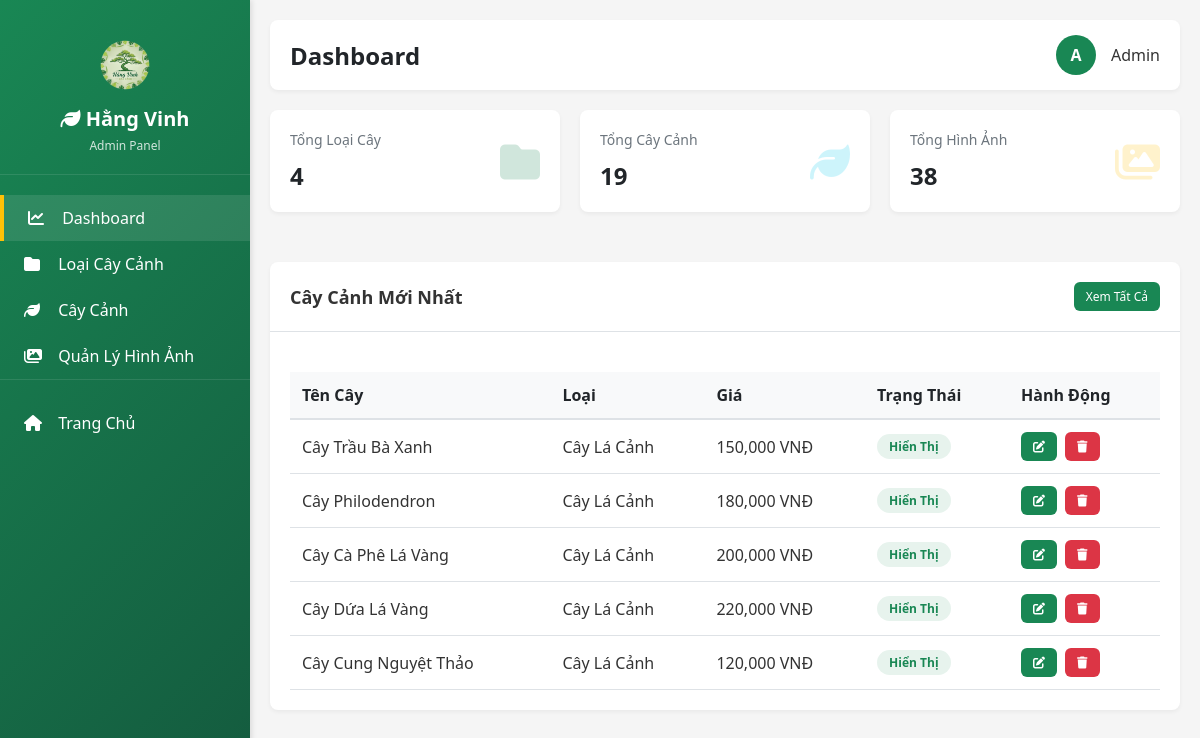
The app's page /admin/index.php with its own data.
### tables this page shows
CREATE TABLE IF NOT EXISTS products (
    id INT PRIMARY KEY AUTO_INCREMENT,
    category_id INT NOT NULL,
    name VARCHAR(255) NOT NULL,
    slug VARCHAR(255) NOT NULL UNIQUE,
    short_description TEXT,
    description LONGTEXT,
    price DECIMAL(10, 2) NOT NULL,
    discount_price DECIMAL(10, 2),
    is_featured TINYINT DEFAULT 0,
    created_at TIMESTAMP DEFAULT CURRENT_TIMESTAMP,
    updated_at TIMESTAMP DEFAULT CURRENT_TIMESTAMP ON UPDATE CURRENT_TIMESTAMP,
    status TINYINT DEFAULT 1,
    FOREIGN KEY (category_id) REFERENCES categories(id) ON DELETE CASCADE
);

CREATE TABLE IF NOT EXISTS categories (
    id INT PRIMARY KEY AUTO_INCREMENT,
    name VARCHAR(255) NOT NULL,
    slug VARCHAR(255) NOT NULL UNIQUE,
    description TEXT,
    image VARCHAR(255),
    created_at TIMESTAMP DEFAULT CURRENT_TIMESTAMP,
    updated_at TIMESTAMP DEFAULT CURRENT_TIMESTAMP ON UPDATE CURRENT_TIMESTAMP,
    status TINYINT DEFAULT 1
);

### includes/functions.php (called while the page is built, shortened)
<?php
function formatPrice($price) {
    $formatted = number_format($price, 0, '.', ',');
    return $formatted;
}

### admin/index.php (the view, shortened to what this page needs)
<?php
require_once '../includes/config.php';
require_once '../includes/functions.php';
?>
<!DOCTYPE html>
<html lang="vi">
<head>
    <link rel="stylesheet" href="https://cdnjs.cloudflare.com/ajax/libs/font-awesome/6.4.0/css/all.min.css">
    <link rel="stylesheet" href="css/admin.css">
</head>
<body>
    <div class="admin-container">
        <aside class="sidebar">
            <div class="sidebar-logo">
                <img src="<?php echo BASE_URL; ?>img/hangvinh_icon.png" alt="Hằng Vinh" style="height: 50px; margin-bottom: 10px;">
                <h2><i class="fas fa-leaf"></i> Hằng Vinh</h2>
                <p>Admin Panel</p>
            </div>
            <ul class="sidebar-menu">
                <li>
                    <a href="<?php echo ADMIN_URL; ?>" class="active">
                        <i class="fas fa-chart-line"></i>
                        Dashboard
                    </a>
                </li>
                <li>
                    <a href="<?php echo ADMIN_URL; ?>categories.php">
                        <i class="fas fa-folder"></i>
                        Loại Cây Cảnh
                    </a>
                </li>
                <li>
                    <a href="<?php echo ADMIN_URL; ?>products.php">
                        <i class="fas fa-leaf"></i>
                        Cây Cảnh
                    </a>
                </li>
                <li>
                    <a href="<?php echo ADMIN_URL; ?>images.php">
                        <i class="fas fa-images"></i>
                        Quản Lý Hình Ảnh
                    </a>
                </li>
                <li style="margin-top: auto; padding-top: 20px; border-top: 1px solid rgba(255,255,255,0.1);">
                    <a href="/caycanhhangvinh/">
                        <i class="fas fa-home"></i>
                        Trang Chủ
                    </a>
                </li>
            </ul>
        </aside>
        <main class="main-content">
            <div class="header-top">
                <div>
                    <h1>Dashboard</h1>
                </div>
                <div class="user-info">
                    <div class="user-avatar">A</div>
                    <div>Admin</div>
                </div>
            </div>
            <div style="display: grid; grid-template-columns: repeat(auto-fit, minmax(250px, 1fr)); gap: 20px;">
                <div class="card">
                    <div class="card-body">
                        <div style="display: flex; align-items: center; justify-content: space-between;">
                            <div>
                                <p style="margin: 0; color: var(--secondary-color); font-size: 14px;">Tổng Loại Cây</p>
                                <h2 style="margin: 10px 0 0 0; color: var(--dark-color);">
                                    <?php
                                    $result = $conn->query("SELECT COUNT(*) as total FROM categories WHERE status = 1");
                                    $row = $result->fetch_assoc();
                                    echo $row['total'];
                                    ?>
                                </h2>
                            </div>
                            <div style="font-size: 40px; color: var(--primary-color); opacity: 0.2;">
                                <i class="fas fa-folder"></i>
                            </div>
                        </div>
                    </div>
                </div>
                <div class="card">
                    <div class="card-body">
                        <div style="display: flex; align-items: center; justify-content: space-between;">
                            <div>
                                <p style="margin: 0; color: var(--secondary-color); font-size: 14px;">Tổng Cây Cảnh</p>
                                <h2 style="margin: 10px 0 0 0; color: var(--dark-color);">
                                    <?php
                                    $result = $conn->query("SELECT COUNT(*) as total FROM products WHERE status = 1");
                                    $row = $result->fetch_assoc();
                                    echo $row['total'];
                                    ?>
                                </h2>
                            </div>
                            <div style="font-size: 40px; color: var(--info-color); opacity: 0.2;">
                                <i class="fas fa-leaf"></i>
                            </div>
                        </div>
                    </div>
                </div>
                <div class="card">
                    <div class="card-body">
                        <div style="display: flex; align-items: center; justify-content: space-between;">
                            <div>
                                <p style="margin: 0; color: var(--secondary-color); font-size: 14px;">Tổng Hình Ảnh</p>
                                <h2 style="margin: 10px 0 0 0; color: var(--dark-color);">
                                    <?php
                                    $result = $conn->query("SELECT COUNT(*) as total FROM product_images");
                                    $row = $result->fetch_assoc();
                                    echo $row['total'];
                                    ?>
                                </h2>
                            </div>
                            <div style="font-size: 40px; color: var(--warning-color); opacity: 0.2;">
                                <i class="fas fa-images"></i>
                            </div>
                        </div>
                    </div>
                </div>
            </div>
            <div class="card" style="margin-top: 30px;">
                <div class="card-header">
                    <h2>Cây Cảnh Mới Nhất</h2>
                    <a href="products.php" class="btn btn-primary btn-sm">Xem Tất Cả</a>
                </div>
                <div class="card-body">
                    <div class="table-responsive">
                        <table class="table">
                            <thead>
                                <tr>
                                    <th>Tên Cây</th>
                                    <th>Loại</th>
                                    <th>Giá</th>
                                    <th>Trạng Thái</th>
                                    <th>Hành Động</th>
                                </tr>
                            </thead>
                            <tbody>
                                <?php
                                $query = "SELECT p.*, c.name as category_name FROM products p
                                         JOIN categories c ON p.category_id = c.id
                                         ORDER BY p.created_at DESC LIMIT 5";
                                $result = $conn->query($query);
                                if ($result->num_rows > 0) {
                                    while ($row = $result->fetch_assoc()) {
                                        ?>
                                        <tr>
                                            <td><?php echo htmlspecialchars($row['name']); ?></td>
                                            <td><?php echo htmlspecialchars($row['category_name']); ?></td>
                                            <td><?php echo formatPrice($row['price']); ?> VNĐ</td>
                                            <td>
                                                <span class="badge <?php echo $row['status'] ? 'badge-success' : 'badge-danger'; ?>">
                                                    <?php echo $row['status'] ? 'Hiển Thị' : 'Ẩn'; ?>
                                                </span>
                                            </td>
                                            <td>
                                                <div class="table-actions">
                                                    <a href="<?php echo ADMIN_URL; ?>edit-product.php?id=<?php echo $row['id']; ?>" class="btn btn-primary btn-sm">
                                                        <i class="fas fa-edit"></i>
                                                    </a>
                                                    <a href="<?php echo ADMIN_URL; ?>products.php?delete=<?php echo $row['id']; ?>" class="btn btn-danger btn-sm" onclick="return confirm('Bạn chắc chắn muốn xóa?');">
                                                        <i class="fas fa-trash"></i>
                                                    </a>
                                                </div>
                                            </td>
                                        </tr>
                                        <?php
                                    }
                                } else {
                                    echo '<tr><td colspan="5" class="text-center">Chưa có cây cảnh nào</td></tr>';
                                }
                                ?>
                            </tbody>
                        </table>
                    </div>
                </div>
            </div>
        </main>
    </div>
</body>
</html>

### admin/css/admin.css (style rules this page uses)
* { margin: 0; padding: 0; box-sizing: border-box; }
:root { --primary-color: #198754; --secondary-color: #6c757d; --danger-color: #dc3545; --warning-color: #ffc107; --info-color: #0dcaf0; --light-color: #f8f9fa; --dark-color: #212529; --border-color: #dee2e6; }
body { font-family: 'Segoe UI', Tahoma, Geneva, Verdana, sans-serif; background-color: #f5f5f5; color: #333; }
.admin-container { display: flex; min-height: 100vh; }
.sidebar { width: 250px; background: linear-gradient(135deg, var(--primary-color) 0%, #145a3e 100%); color: white; padding: 20px 0; position: fixed; height: 100vh; overflow-y: auto; box-shadow: 2px 0 5px rgba(0,0,0,0.1); }
.sidebar-logo { padding: 20px; text-align: center; border-bottom: 1px solid rgba(255,255,255,0.1); margin-bottom: 20px; }
.sidebar-logo h2 { font-size: 20px; margin-bottom: 5px; }
.sidebar-logo p { font-size: 12px; opacity: 0.8; }
.sidebar-menu { list-style: none; }
.sidebar-menu li { margin: 0; }
.sidebar-menu a { display: block; padding: 12px 20px; color: white; text-decoration: none; transition: all 0.3s; border-left: 4px solid transparent; }
.sidebar-menu a:hover, .sidebar-menu a.active { background-color: rgba(255,255,255,0.1); border-left-color: #ffc107; padding-left: 24px; }
.sidebar-menu i { margin-right: 10px; width: 20px; }
.main-content { margin-left: 250px; flex: 1; padding: 20px; }
.header-top { background: white; padding: 15px 20px; border-radius: 8px; margin-bottom: 20px; display: flex; justify-content: space-between; align-items: center; box-shadow: 0 2px 4px rgba(0,0,0,0.05); }
.header-top h1 { font-size: 24px; color: var(--dark-color); }
.user-info { display: flex; align-items: center; gap: 15px; }
.user-avatar { width: 40px; height: 40px; border-radius: 50%; background: var(--primary-color); color: white; display: flex; align-items: center; justify-content: center; font-weight: bold; }
.card { background: white; border-radius: 8px; box-shadow: 0 2px 4px rgba(0,0,0,0.05); margin-bottom: 20px; }
.card-header { padding: 20px; border-bottom: 1px solid var(--border-color); display: flex; justify-content: space-between; align-items: center; }
.card-header h2 { font-size: 18px; margin: 0; }
.card-body { padding: 20px; }
.btn { padding: 10px 20px; border: none; border-radius: 6px; font-size: 14px; font-weight: 500; cursor: pointer; transition: all 0.3s; display: inline-block; text-decoration: none; text-align: center; }
.btn-primary { background-color: var(--primary-color); color: white; }
.btn-danger { background-color: var(--danger-color); color: white; }
.btn-sm { padding: 6px 12px; font-size: 12px; }
.table { width: 100%; border-collapse: collapse; margin-top: 20px; }
.table thead { background-color: var(--light-color); }
.table th { padding: 12px; text-align: left; font-weight: 600; color: var(--dark-color); border-bottom: 2px solid var(--border-color); }
.table td { padding: 12px; border-bottom: 1px solid var(--border-color); }
.table-actions { display: flex; gap: 8px; }
.badge { display: inline-block; padding: 4px 12px; border-radius: 20px; font-size: 12px; font-weight: 600; }
.badge-success { background-color: rgba(25, 135, 84, 0.1); color: var(--primary-color); }

### records on screen
products: name "Cây Trầu Bà Xanh", category.name "Cây Lá Cảnh", price "150,000", status "Hiển Thị"
products: name "Cây Philodendron", category.name "Cây Lá Cảnh", price "180,000", status "Hiển Thị"
products: name "Cây Cà Phê Lá Vàng", category.name "Cây Lá Cảnh", price "200,000", status "Hiển Thị"
products: name "Cây Dứa Lá Vàng", category.name "Cây Lá Cảnh", price "220,000", status "Hiển Thị"
products: name "Cây Cung Nguyệt Thảo", category.name "Cây Lá Cảnh", price "120,000", status "Hiển Thị"

### other values on screen
$row['total'] "4"
$row['total'] "19"
$row['total'] "38"
